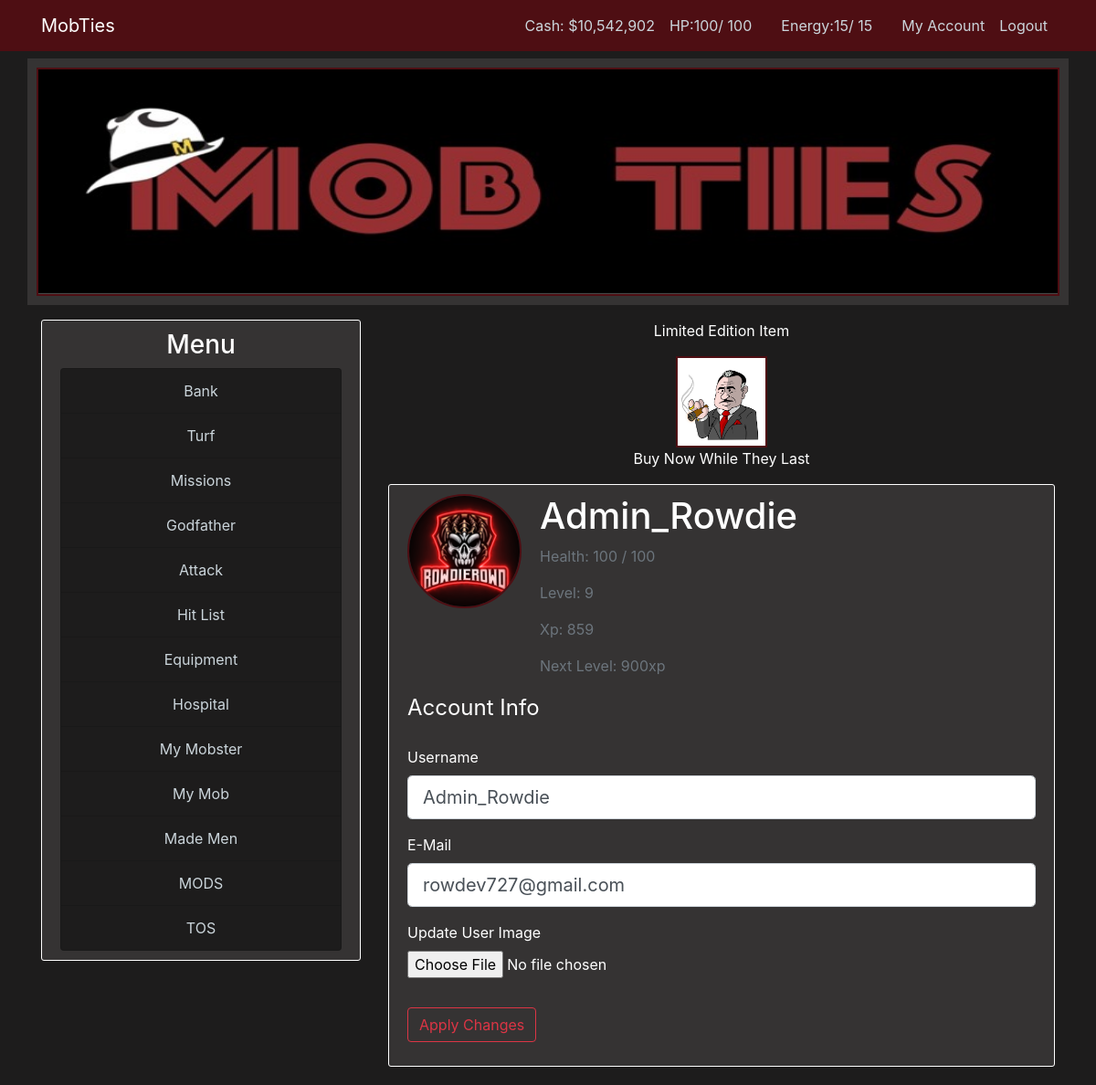
Page /account (signed in) on the earlier database version.
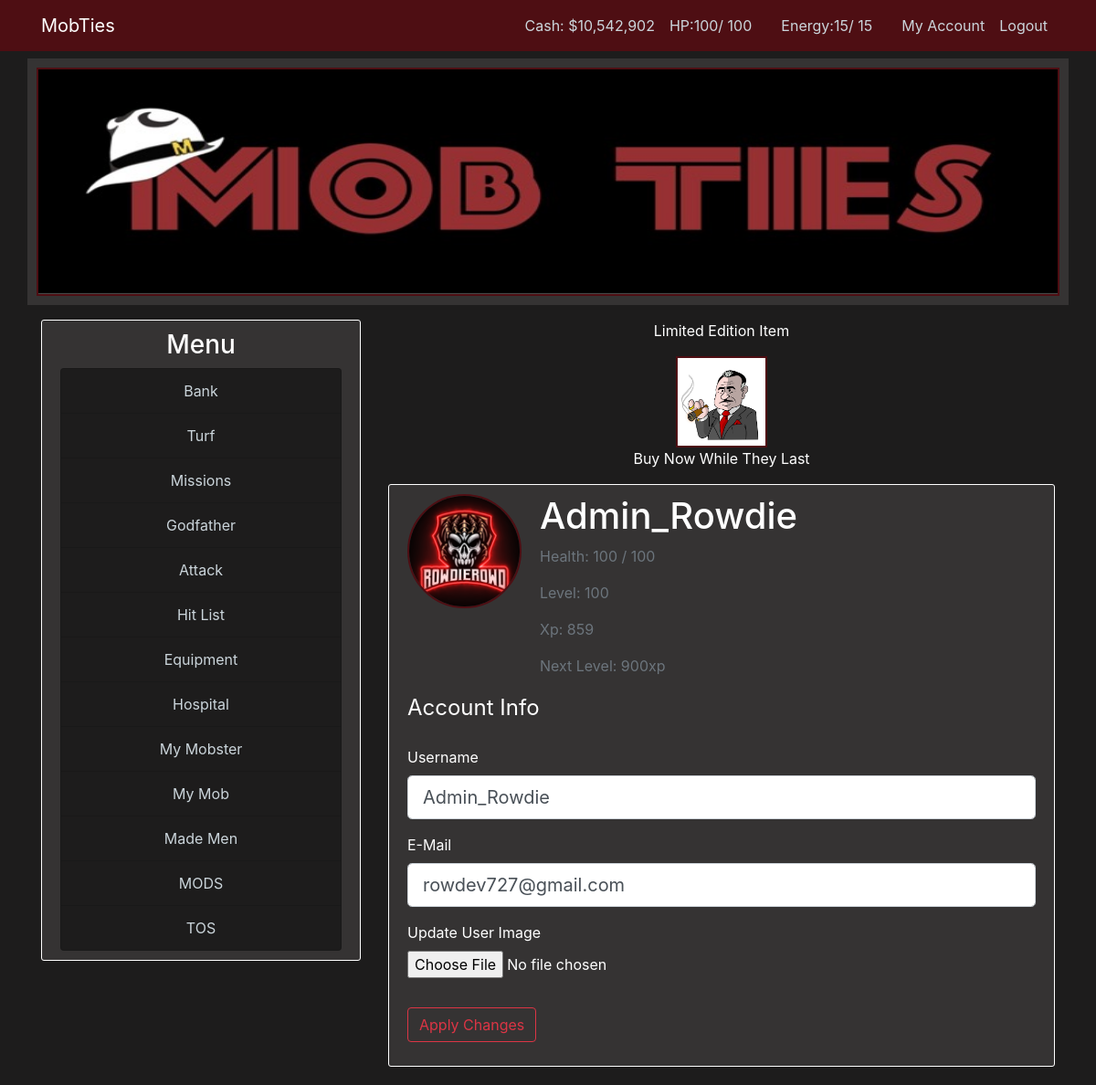
Same page on the later database version.
### mobster/models.py (models this page shows, shortened)
class User(db.Model, UserMixin):
    id = db.Column(db.Integer, primary_key=True)
    username = db.Column(db.String(22), unique=True, nullable=False)
    email = db.Column(db.String(120), unique=True, nullable=False)
    image_file = db.Column(db.String(20), nullable=False, default='default.jpg')
    password = db.Column(db.String(60), nullable=False)
    cash_on_hand = db.Column(db.Integer, default=0)
    cash_in_bank = db.Column(db.Integer, default=0)
    posts = db.relationship('Post', backref='author', lazy=True)
    items = db.relationship('User_Items', lazy=True)
    turf = db.relationship('User_Turf', lazy=True)
    stats = db.relationship('User_Stats', uselist=False)

class User_Stats(db.Model):
    id = db.Column(db.Integer, primary_key=True)
    user_level = db.Column(db.Integer, nullable=False, default=1)
    user_current_health = db.Column(db.Integer, default=100)
    user_max_health = db.Column(db.Integer, default=100)
    user_in_icu = db.Column(db.Boolean, default=False)
    user_health_thread_running = db.Column(db.Boolean, default=False)
    user_current_energy = db.Column(db.Integer, default=10)
    user_max_energy = db.Column(db.Integer, default=10)
    user_energy_thread_running = db.Column(db.Boolean, default=False)
    user_current_stamina = db.Column(db.Integer, default=10)
    user_max_stamina = db.Column(db.Integer, default=10)
    user_stamina_thread_running = db.Column(db.Boolean, default=False)
    user_experience = db.Column(db.Integer, nullable=False, default=0)
    user_total_income = db.Column(db.Integer, default=0)
    user_current_mission_id = db.Column(db.Integer, default=1)
    user_current_mission_stage = db.Column(db.Integer, default=1)
    user_total_missions_complete = db.Column(db.Integer, default=0)
    user_on_hitlist = db.Column(db.Boolean, default=False)
    user_current_bounty = db.Column(db.Integer, default=0)
    user_total_bounty_collected = db.Column(db.Integer, default=0)
    experience_to_level_up = db.Column(db.Integer, nullable=False, default=100)
    user_id = db.Column(db.Integer, db.ForeignKey('user.id'), nullable=False)

### mobster/routes.py (the view)
@app.route("/account", methods=['GET', 'POST'])
@login_required
def account():
    form = UpdateAccountForm()
    if form.validate_on_submit():
        if form.user_img.data:
            img_file = save_user_img(form.user_img.data)
            current_user.image_file = img_file
        current_user.username = form.username.data
        current_user.email = form.email.data
        db.session.commit()
        flash('Your account info has been updated!', 'danger')
        return redirect(url_for('account'))
    elif request.method == 'GET':
        form.username.data = current_user.username
        form.email.data = current_user.email
    image_file = url_for('static', filename=f'images/{current_user.image_file}')
    return render_template('account.html', title='Account', image_file=image_file, form=form)

### mobster/forms.py (shortened to what this page needs)
class UpdateAccountForm(FlaskForm):
    username = StringField('Username', validators=[DataRequired(), Length(min=3, max=22)])
    email = StringField('E-Mail', validators=[DataRequired(), Email()])
    user_img = FileField('Update User Image', validators=[FileAllowed(['jpg', 'JPG', 'jpeg', 'JPEG', 'png', 'bmp', 'heic'])])
    submit = SubmitField('Apply Changes')

### mobster/models.py (called while the page is built)
@login_manager.user_loader
def load_user(user_id):
    return User.query.get(int(user_id))

### mobster/templates/account.html (shortened to what this page needs)
{% extends "layout.html" %}
{% block body %}
    <div class="content-section">
        <div class="media">
            <img src="{{ image_file }}" alt="Account_Img" class="rounded-circle account-img">
            <div class="media-body">
                <h6 class="account-heading">{{ current_user.username }}</h6>
                <p class="text-secondary">Health: {{ current_user.stats.user_current_health }} / {{ current_user.stats.user_max_health }}</p>
                <p class="text-secondary">Level: {{ current_user.stats.user_level }}</p>
                <p class="text-secondary">Xp: {{ current_user.stats.user_experience }}</p>
                <p class="text-secondary">Next Level: {{ current_user.stats.experience_to_level_up }}xp</p>
            </div>
        </div>
        <form method="POST" action="" enctype="multipart/form-data">
            <fieldset class="form-group">
                <legend class="mb-4">Account Info</legend>
                <div class="form-group">
                    {{ form.username.label(class="form-control-label") }}
                    {% if form.username.errors %}
                        {{ form.username(class="form-control form-control-lg is-invalid") }}
                        <div class="invalid-feedback">
                            {% for error in form.username.errors %}
                                <span>{{ error }}</span>
                            {% endfor %}
                        </div>
                    {% else %}
                        {{ form.username(class="form-control form-control-lg") }}
                    {% endif %}
                </div>
                <div class="form-group">
                    {{ form.email.label(class="form-control-label") }}
                    {% if form.email.errors %}
                        {{ form.email(class="form-control form-control-lg is-invalid") }}
                        <div class="invalid-feedback">
                            {% for error in form.email.errors %}
                                <span>{{ error }}</span>
                            {% endfor %}
                        </div>
                    {% else %}
                        {{ form.email(class="form-control form-control-lg") }}
                    {% endif %}
                    </div>
                    <div class="form-group">
                        {{ form.user_img.label() }}
                        {{ form.user_img(class="form-control-file") }}
                    </div>
            </fieldset>
            <div class="form-group">
                {{ form.submit(class="btn btn-outline-danger")}}
            </div>
        </form>
    </div>
{% endblock body%}

### mobster/templates/layout.html (shortened to what this page needs)
<!DOCTYPE html>
<html>
	<head>
        <link rel="stylesheet" href="https://stackpath.bootstrapcdn.com/bootstrap/4.3.1/css/bootstrap.min.css">
		<link rel="stylesheet" type="text/css" href="{{ url_for('static', filename='main.css') }}">
	</head>
	<body>
        <header class="site-header">
            <nav class="navbar navbar-expand-md navbar-dark bg-dark-red fixed-top">
                <div class="container">
                    <a class="navbar-brand mr-4" href="/">MobTies</a>
                    <div class="collapse navbar-collapse" id="navbarToggle">
                        <div class="navbar-nav">
                            {% if current_user.is_authenticated %}
                            <a class="nav-item nav-link" href="#"><span hidden id="id">{{current_user.id}}</span></a>
                            <a class="nav-item nav-link" href="#"><span hidden id="username">{{current_user.username}}</span></a>
                                <a class="nav-item nav-link" href="{{ url_for('bank') }}">Cash: ${{ '{:,}'.format(current_user.cash_on_hand) }}</a>
                                <a class="nav-item nav-link" href="{{ url_for('hospital') }}">
                                    HP:<span id="current_health">{{ current_user.stats.user_current_health }}</span>/
                                    <span id="max_health">{{ current_user.stats.user_max_health }}</span></a>
                                <a class="nav-item nav-link" href="#"><span hidden id="health_clock">0</span></a>
                                <a class="nav-item nav-link" href="{{ url_for('hospital') }}">
                                    Energy:<span id="current_energy">{{ current_user.stats.user_current_energy }}</span>/
                                    <span id="max_energy">{{ current_user.stats.user_max_energy }}</span></a>
                                <a class="nav-item nav-link" href="#"><span hidden id="energy_clock">0</span></a>
                                <a class="nav-item nav-link" href="{{ url_for('account') }}">My Account</a>
                                <a class="nav-item nav-link" href="{{ url_for('logout') }}">Logout</a>
                            {% else %}
                                <a class="nav-item nav-link" href="{{ url_for('login') }}">Login</a>
                                <a class="nav-item nav-link" href="{{ url_for('register') }}">Register</a>
                            {% endif %}
                        </div>
                    </div>
                </div>
            </nav>
            <div class="container header-container header-img">
                <img src="{{url_for('static' ,filename='images/banner3.jpg')}}" width="100%" height="250px">
            </div>
        </header>
        <main role="main" class="container main-container">
            <div class="row">
                <div class="col-md-4">
                    <div class="content-section">
                        <h3 class='menu-text centered'>Menu</h3>
                        <ul class="list-group">
                            <li class="list-group-item list-group-item-dark centered sidebar-item"><a href="{{ url_for('bank') }}">Bank</a></li>
                            <li class="list-group-item list-group-item-dark centered sidebar-item"><a href="{{ url_for('turf') }}">Turf</a></li>
                            <li class="list-group-item list-group-item-dark centered sidebar-item"><a href="{{ url_for('missions') }}">Missions</a></li>
                            <li class="list-group-item list-group-item-dark centered sidebar-item"><a href="{{ url_for('godfather') }}">Godfather</a></li>
                            <li class="list-group-item list-group-item-dark centered sidebar-item"><a href="{{ url_for('attack') }}">Attack</a></li>
                            <li class="list-group-item list-group-item-dark centered sidebar-item"><a href="{{ url_for('hitlist') }}">Hit List</a></li>
                            <li class="list-group-item list-group-item-dark centered sidebar-item"><a href="{{ url_for('equipment') }}">Equipment</a></li>
                            <li class="list-group-item list-group-item-dark centered sidebar-item"><a href="{{ url_for('hospital') }}">Hospital</a></li>
                            <li class="list-group-item list-group-item-dark centered sidebar-item"><a href="{{ url_for('my_mobster', id=current_user.id) }}">My Mobster</a></li>
                            <li class="list-group-item list-group-item-dark centered sidebar-item"><a href="{{ url_for('my_mob') }}">My Mob</a></li>
                            <li class="list-group-item list-group-item-dark centered sidebar-item"><a href="{{ url_for('made_men') }}">Made Men</a></li>
                            <li class="list-group-item list-group-item-dark centered sidebar-item"><a href="{{ url_for('mods') }}">MODS</a></li>
                            <li class="list-group-item list-group-item-dark centered sidebar-item"><a href="{{ url_for('tos') }}">TOS</a></li>
                        </ul>
                    </div>
                </div>
                <div class="col-md-8">
                    <div class="header centered">
                        <p>Limited Edition Item</p>
                        <img src="{{url_for('static', filename='images/godfather.jpg')}}" width="100" height="100">
                        <p>Buy Now While They Last</p>
                    </div>
                    {% block body %}{% endblock %}
                </div>
	</body>
</html>

### mobster/static/main.css (style rules this page uses)
body { background: #1d1c1c; color: #ffffff; margin-top: 4rem; }
h1, h2, h3, h4, h5 { color: #444444; }
.bg-dark-red { background-color: #4e0e13; }
.centered { text-align: center; }
.menu-text { color: #ffffff; }
.sidebar-item { background-color: #1d1c1c; }
.site-header .navbar-nav .nav-link, .sidebar-item a { color: #cbd5db; }
.content-section { background: #353333; padding: 10px 20px; border: 1px solid #FFFFFF; border-radius: 3px; margin-bottom: 20px; }
.account-img { height: 125px; width: 125px; margin-right: 20px; margin-bottom: 16px; }
.account-heading { font-size: 2.5rem; }
h3 { color: #4e0e13; }
.header-img { background: #353333; padding: 10px 10px; text-align: center; width: 100%; }
.header-container { margin-bottom: 1rem; }
img { border: 2px solid #4e0e13 }

Differences in the rows shown:
changed User_Stats: stats.user_level "9" → "100"
